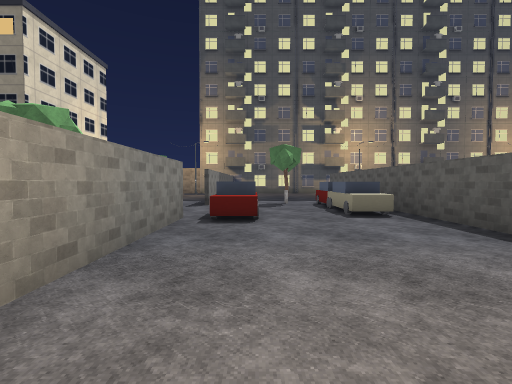
[1] (above)

17 first-person views from a walk through a Godot game level. The camera is 1.4 m above the floor, tilts 2° down and sees 85° across. The floor is counted in squares, 2 m on a side. Each view is taken from the middle of a square. On the plan, view 1 faces up. The plan holds only what a view shows up to about 9 squares ahead; the rest is blank. The place goes on beyond the plan. Some surface patterns are stand-ins.

[2]
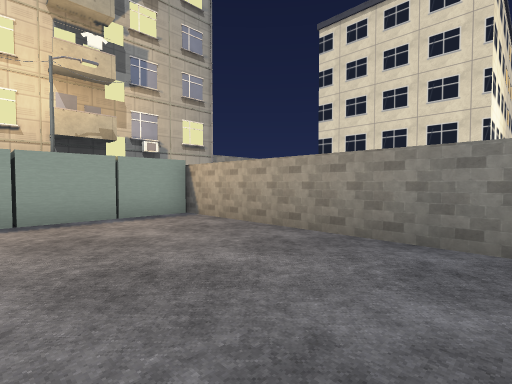

[3]
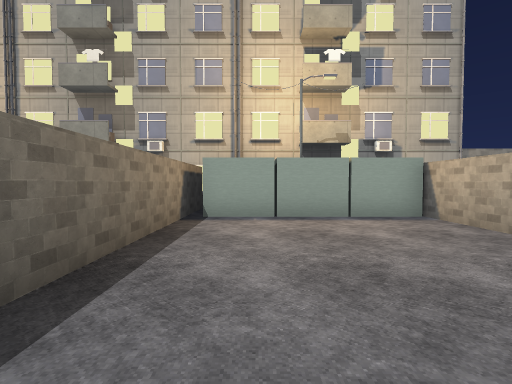

[4]
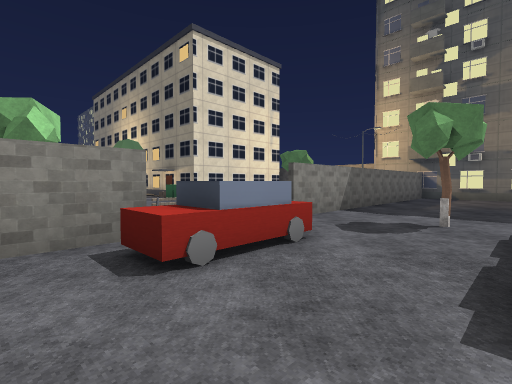

[5]
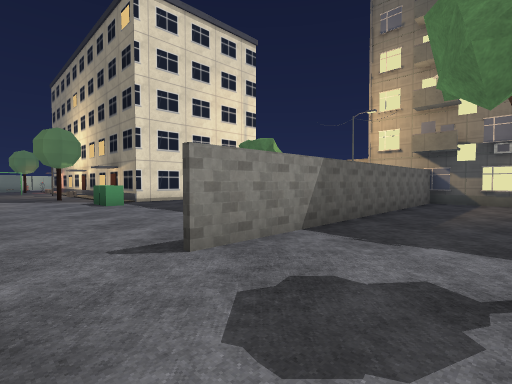

[6]
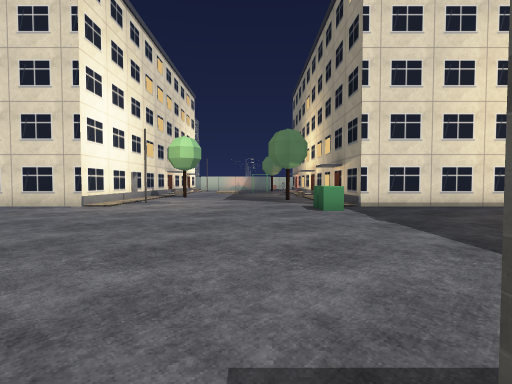

[7]
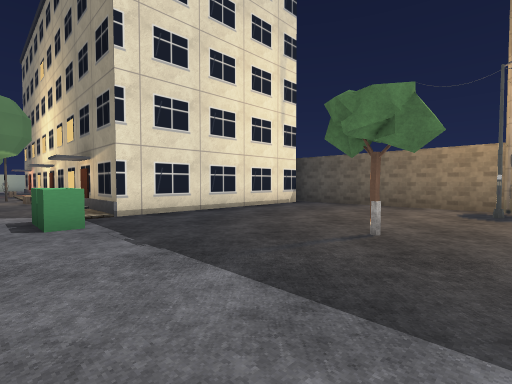

[8]
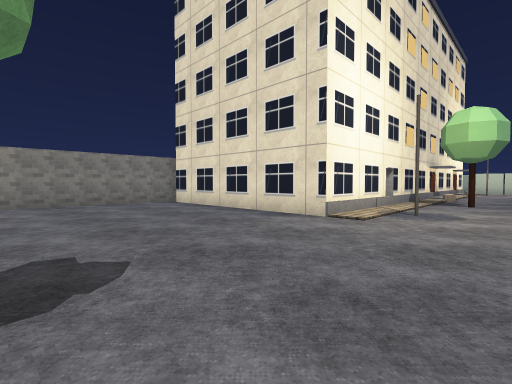

[9]
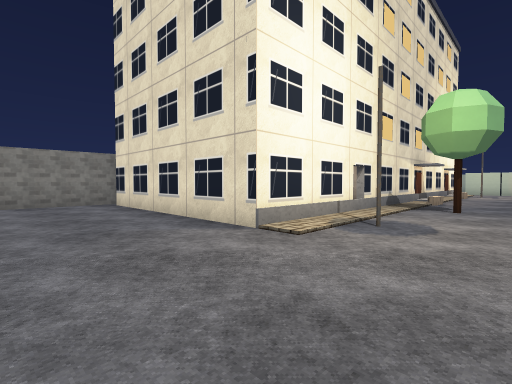

[10]
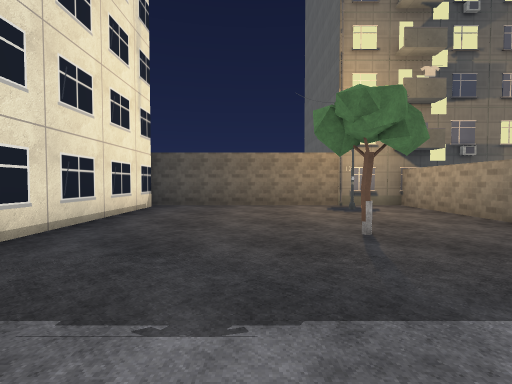

[11]
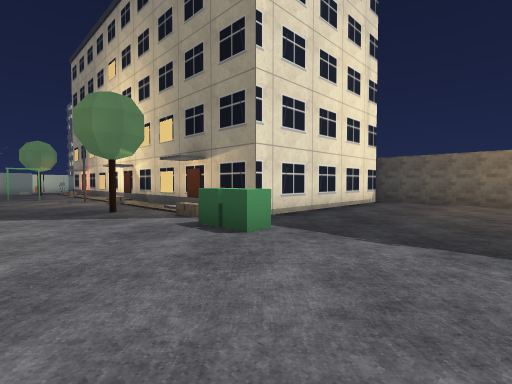

[12]
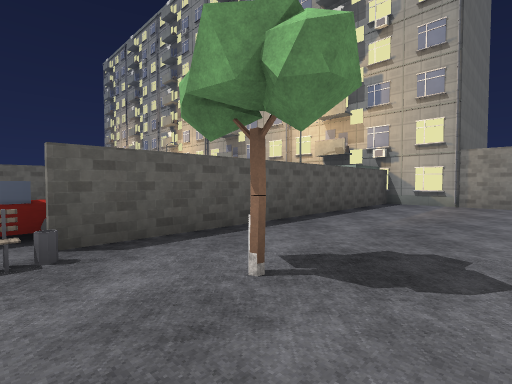

[13]
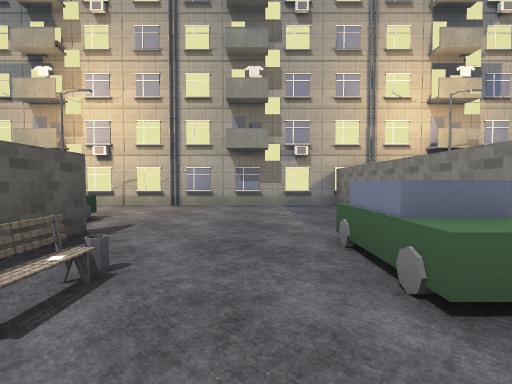

[14]
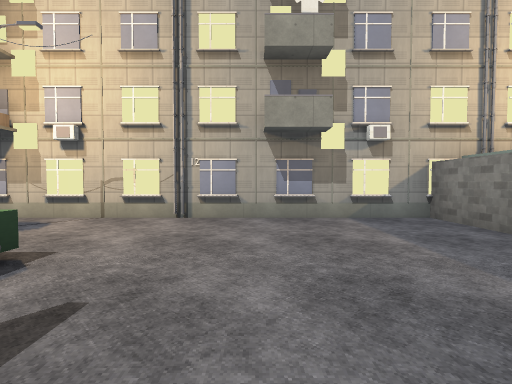

[15]
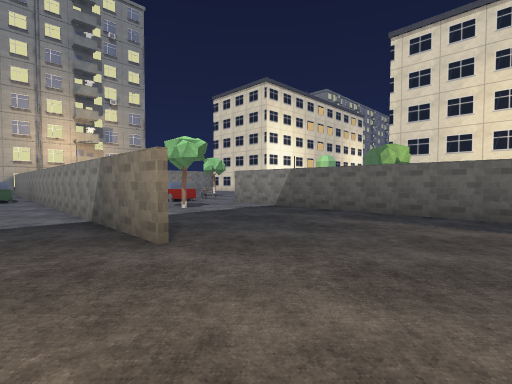

[16]
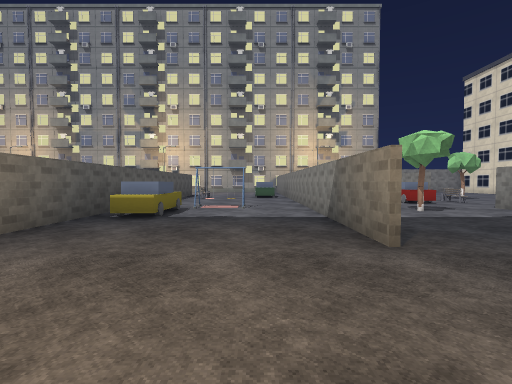

[17]
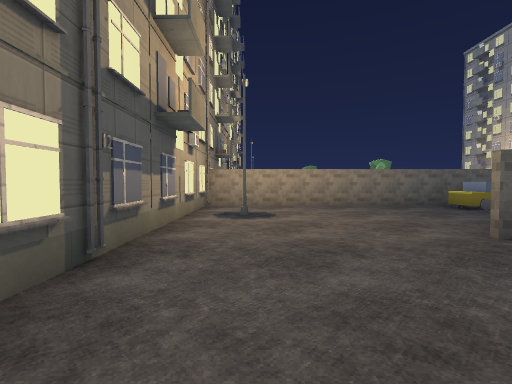

### Floor plan
Key: @ floor where view 1 was taken; # wall or solid block; x gap in a wall; . main floor; : floor 1 m higher than the main floor; + floor 1.5 m higher than the main floor; D closed door; T tower; O other object.
Columns run from 13 left of view 1 to 14 right of it. Each row starts with its distance up from view 1.
 18     ######TTTTTTTTTTTTT
 17     #......#.........T
 16     #....#.#.......#.#
 15     #......#.........#
 14     #......#.........#
 13     #...O..#.........#
 12     #......#....#....#
 11 ##D##......#....#....#
 10 ....OO.....#....#...OO
  9 .#.........#..O:#...OO
  8 ...............+O.#.##
  7 .............O.+O....#
  6 ...........O.O.:#.
  5 .........O.#.O..#. .
  4 ..OO.....OO#....#....
  3 x####......#....# O.O
  2     #......#....# O..#
  1     #......#....# ...#.O
  0     #......#.@..# .....O
 -1     #......#....#.......
 -2     #......#OOOOO.......
 -3     #.......OOOOO........
 -4     ######TTTTTTTTTTTTTTTTTT
 -5           T
 -6           T

Where each view was taken, in squares from view 1:
view 1: 0 up, 0 right, facing up
view 2: 4 up, 2 right, facing down-left
view 3: 4 up, 2 right, facing down
view 4: 4 up, 2 right, facing up-left
view 5: 7 up, 1 right, facing up-left
view 6: 8 up, 1 left, facing left
view 7: 9 up, 3 left, facing up-left
view 8: 6 up, 4 left, facing down-left
view 9: 6 up, 6 left, facing down-left
view 10: 9 up, 6 left, facing up
view 11: 7 up, 5 left, facing up-left
view 12: 6 up, 5 left, facing down-right
view 13: 5 up, 6 right, facing down
view 14: 2 up, 7 right, facing down
view 15: 16 up, 5 right, facing down-left
view 16: 16 up, 5 right, facing down
view 17: 16 up, 0 right, facing right
